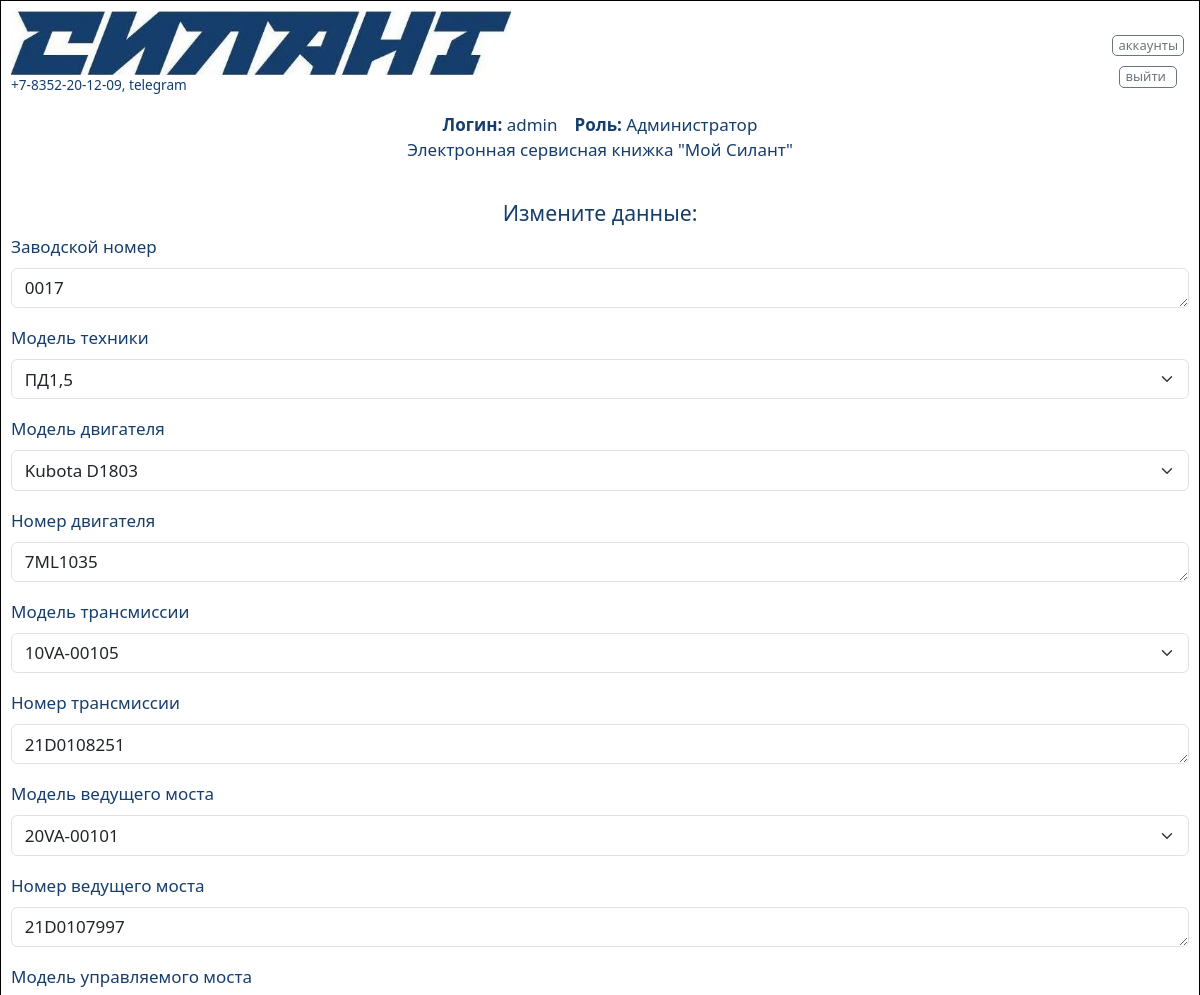
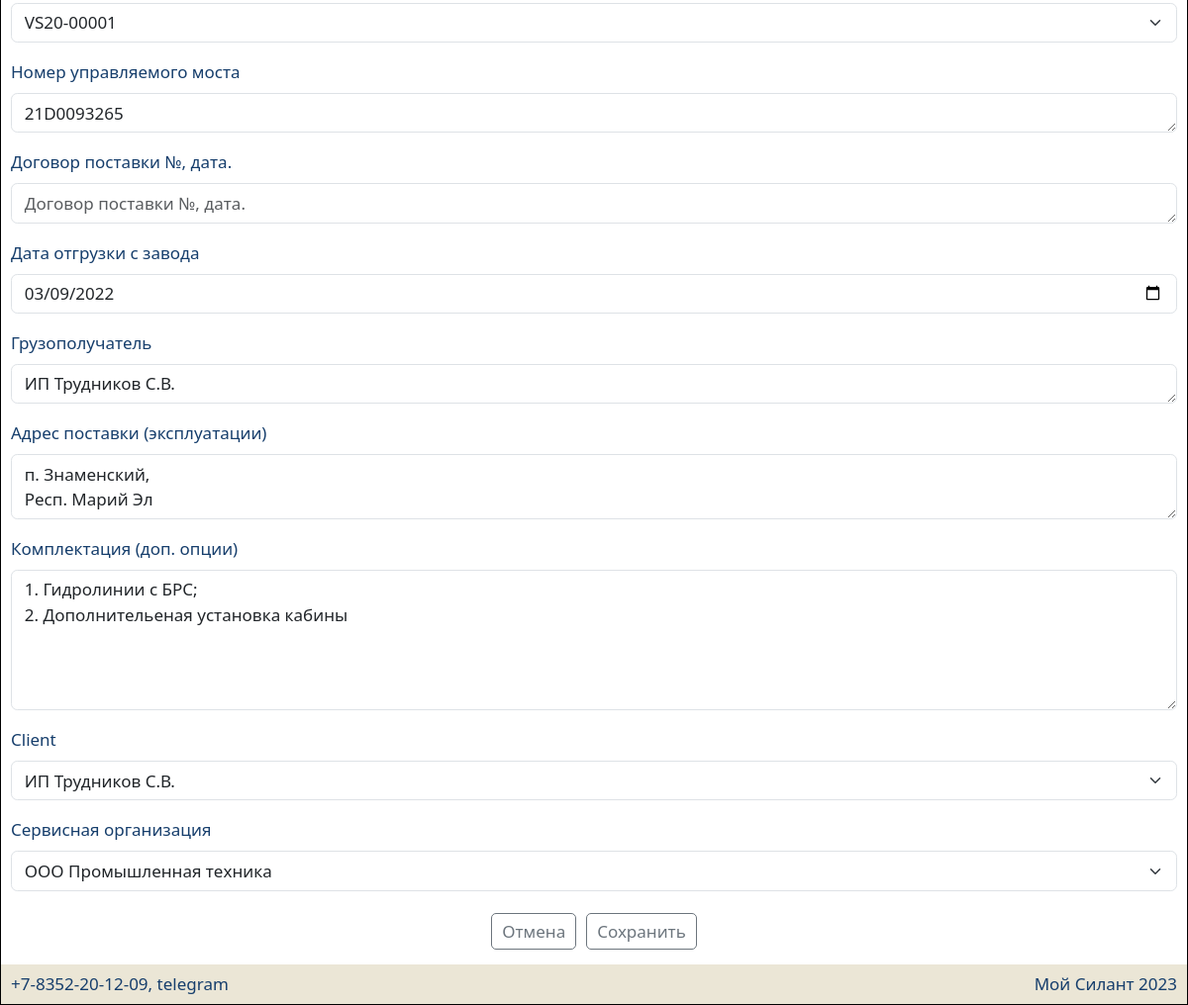
The app's page /info/1/edit (signed in) with its own data (2 pictures, top to bottom).
### silant/models.py (models this page shows, shortened)
class Car(models.Model):
    factory_number = models.TextField(max_length=17, unique=True, db_index=True, verbose_name='Заводской номер')
    technique_model = models.ForeignKey(Technique_model, on_delete=models.CASCADE, db_index=True, verbose_name='Модель техники')
    engine_model = models.ForeignKey(Engine_model, on_delete=models.CASCADE, db_index=True, verbose_name='Модель двигателя')
    engine_number = models.TextField(max_length=17, verbose_name='Номер двигателя')
    transmission_model = models.ForeignKey(Transmission_model, on_delete=models.CASCADE, db_index=True, verbose_name='Модель трансмиссии')
    transmission_number = models.TextField(max_length=50, verbose_name='Номер трансмиссии')
    drive_axle_model = models.ForeignKey(Drive_axle_model, on_delete=models.CASCADE, db_index=True, verbose_name='Модель ведущего моста')
    drive_axle_number = models.TextField(max_length=50, verbose_name='Номер ведущего моста')
    steerable_axle_model = models.ForeignKey(Steerable_axle_model, on_delete=models.CASCADE, db_index=True, verbose_name='Модель управляемого моста')
    steerable_axle_number = models.TextField(max_length=50, verbose_name='Номер управляемого моста')
    supply_contract = models.TextField(max_length=50, blank=True, verbose_name='Договор поставки №, дата.')
    date_of_shipment_from_the_factory = models.DateField(db_index=True, verbose_name='Дата отгрузки с завода')
    consignee = models.TextField(max_length=50, blank=True, verbose_name='Грузополучатель')
    delivery_address = models.TextField(max_length=300, blank=True, verbose_name='Адрес поставки (эксплуатации)')
    equipment = models.TextField(blank=True, verbose_name='Комплектация (доп. опции)')
    client = models.ForeignKey(CustomUser, on_delete=models.CASCADE, null=True, blank=True, verbose_name='Клиент')
    service_company = models.ForeignKey(Service_company, null=True, on_delete=models.CASCADE, blank=True, verbose_name='Сервисная организация')
    class Meta:
        verbose_name = 'Машины'
        verbose_name_plural = 'Машины'
        ordering = ['date_of_shipment_from_the_factory']

### silant/views.py (the view)
# urls.py: path('info/<int:pk>/edit', EditCar.as_view()),
class EditCar(PermissionRequiredMixin, UpdateView):
    permission_required = 'silant.change_car'
    model = Car
    template_name = 'update.html'
    form_class = CreateCarForm
    success_url = '/info'

### silant/forms.py
class CreateCarForm(forms.ModelForm):
    client = forms.ModelChoiceField(
        queryset=CustomUser.objects.filter(groups__name='client').order_by('first_name')
    )
    class Meta:
        model = Car
        widgets = {'factory_number': forms.Textarea(attrs={'rows': 1}),
                   'engine_number': forms.Textarea(attrs={'rows': 1}),
                   'transmission_number': forms.Textarea(attrs={'rows': 1}),
                   'drive_axle_number': forms.Textarea(attrs={'rows': 1}),
                   'steerable_axle_number': forms.Textarea(attrs={'rows': 1}),
                   'supply_contract': forms.Textarea(attrs={'rows': 1}),
                   'consignee': forms.Textarea(attrs={'rows': 1}),
                   'delivery_address': forms.Textarea(attrs={'rows': 2}),
                   'equipment': forms.Textarea(attrs={'rows': 5}),
                   'date_of_shipment_from_the_factory': forms.NumberInput(attrs={'type': 'date'}),
                   }
        fields = '__all__'

### silant/models.py (called while the page is built)
    def __str__(self):
        return self.first_name

    def __str__(self):
        return f'{self.name}'

    def __str__(self):
        return f'{self.name}'

    def __str__(self):
        return f'{self.name}'

    def __str__(self):
        return f'{self.name}'

    def __str__(self):
        return f'{self.name}'

    def __str__(self):
        return f'{self.name}'

### silant/templatetags/auth_extras.py (called while the page is built)
@register.filter(name='has_group')
def has_group(user, group_name):
    group = Group.objects.get(name=group_name)
    return True if group in user.groups.all() else False

### silant/templates/update.html (shortened to what this page needs)
{% extends 'default.html' %}
{% load bootstrap5 %}
{% block bootstrap_css %}{% bootstrap_css %}{% endblock bootstrap_css %}
{% load auth_extras %}
{% block content %}
<h5 class="center">Измените данные:</h5>
    <form method="post">
        {% bootstrap_form form layout='horizontal' %}
        <div class="center">
            {% buttons %}
            {% url 'index' as temporary_url %}
            <a class="button medium" href="{{ request.get_full_path|slice:':-7' }}" role="button">Отмена</a>
            <button type="submit" class="button medium">Сохранить</button>
            {% endbuttons %}
        </div>
    </form>
{% endblock content %}

### silant/templates/fragments/username_group.html
{% load auth_extras %}
{% if user.is_authenticated %}
    <div class="center">
        <div><b>Логин:</b> {{ user.username }}&emsp;</div>
        <div>
            <b>Роль:</b>
            {% if request.user|has_group:"client" %}
                Клиент
            {% elif request.user|has_group:"service" %}
                Сервисная компания
            {% elif request.user|has_group:"manager" %}
                Менеджер
            {% elif request.user|has_group:"admin" %}
                Администратор
            {% endif %}
        </div>
    </div>
{% else %}
        <div class="center"><p>Вы не авторизовались</p></div>
{% endif %}

### static/css/style.css (style rules this page uses)
:root { --silant_black: #163E6C; --silant_red: #D20A11; --silant_beige: #EBE6D6; --silant_grey: #6c757d; --silant_light_grey: #e6e6e6; --silant_cell_grey: #f3f3f3; }
* { margin: 0; padding: 0; }
html { font-family: "PT-Astra-Sans_Regular"; line-height: 1.5; -webkit-text-size-adjust: 100%; -ms-text-size-adjust: 100%; -moz-text-size-adjust: 100%; -ms-overflow-style: scrollbar; -webkit-tap-highlight-color: rgba(0, 0, 0, 0); }
body { height: 100%; font-weight: 400; line-height: 1.5; color: var(--silant_black); }
h1, h2, h3, h4, h5, h6 { margin-top: 0; margin-bottom: 0.5rem; }
a { text-decoration: none !important; }
input { color: var(--silant_black); }
select { color: var(--silant_black); border: 1px solid #ced4da; border-radius: 0.25rem; }
.center { display: -webkit-flex; display: flex; justify-content: center; text-align: center; }
.button { border: 1px solid var(--silant_grey); display: inline-block; text-decoration: none; border-radius: 5px; color: var(--silant_grey); background: transparent; cursor: pointer; }
.button.medium { padding: 5px 10px; margin: 5px; }

### static/css/mobile.css (style rules this page uses)
html { font-size: 15px; }

### static/css/760.css (style rules this page uses)
html { font-size: 17px; }

### static/css/360.css (style rules this page uses)
html { font-size: 15px; }

### static/css/1366.css (style rules this page uses)
html { font-size: 18px; }

### static/css/1536.css (style rules this page uses)
html { font-size: 19px; }

### records on screen
Car: factory_number "0017", technique_model "ПД1,5", engine_model "Kubota D1803", engine_number "7ML1035", transmission_model "10VA-00105", transmission_number "21D0108251", drive_axle_model "20VA-00101", drive_axle_number "21D0107997", steerable_axle_model "VS20-00001", steerable_axle_number "21D0093265", date_of_shipment_from_the_factory "03/09/2022", consignee "ИП Трудников С.В.", delivery_address "п. Знаменский, Респ. Марий Эл", equipment "1. Гидролинии с БРС; 2. Дополнительеная установка кабины", client "ИП Трудников С.В.", service_company "ООО Промышленная техника"

### other values on screen
{{ user.username }} "admin"
